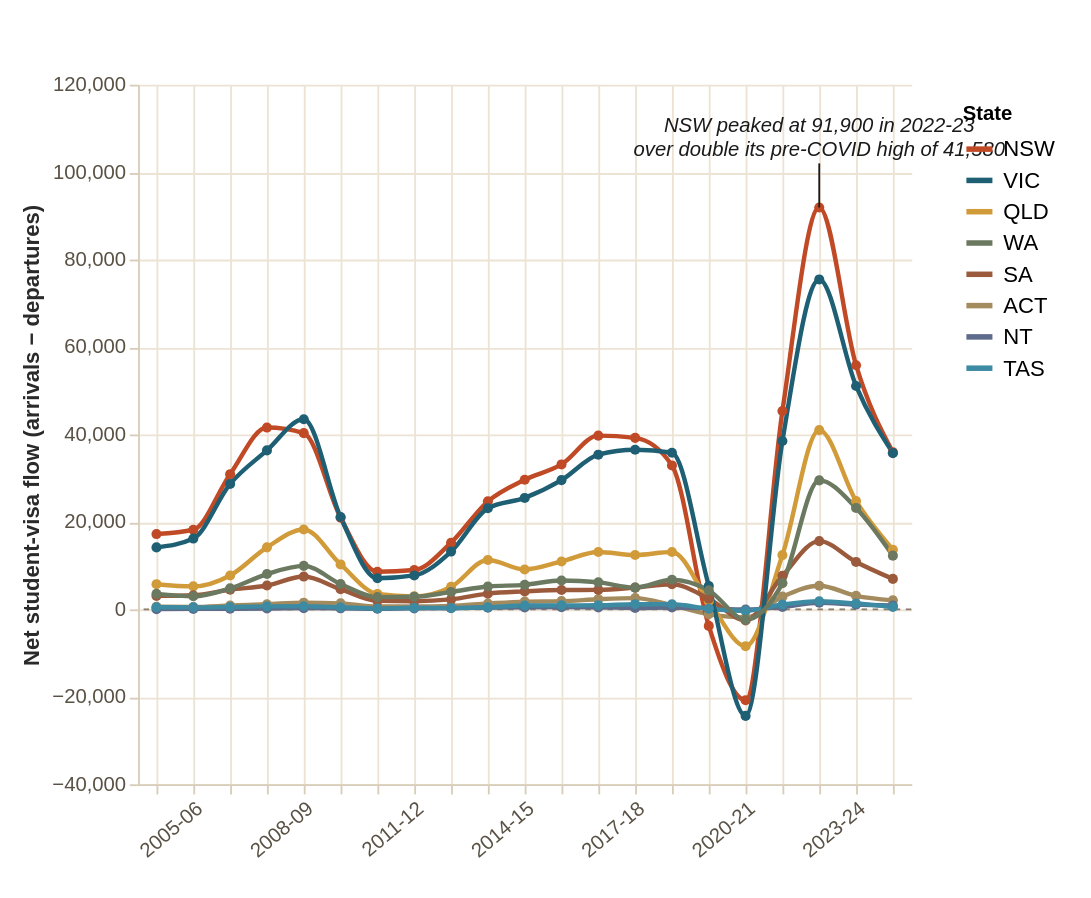

Write a Vega-Lite specification for this figure.
### Vega-Lite specification from a JSON file in a GitHub repository (floating-point values rounded to 4 significant figures; data arrays with more than 128 entries replaced by an {"elided": "..."} marker saying what was removed)
{"$schema": "https://vega.github.io/schema/vega-lite/v5.json", "description": "Net student-visa migration by state, 2004-05 to 2024-25. One line per state shows how international-student inflows collapsed during COVID and rebounded post-2022, concentrated in New South Wales and Victoria. Combines the eight state-level visa CSVs.", "width": "container", "height": 380, "background": "transparent", "padding": {"left": 10, "right": 10, "top": 40, "bottom": 20}, "config": {"view": {"stroke": null}, "axis": {"labelFont": "Inter Tight, sans-serif", "titleFont": "Inter Tight, sans-serif", "labelFontSize": 11, "titleFontSize": 12, "labelColor": "#5a5145", "titleColor": "#2a2a2a", "grid": true, "gridColor": "#ece3d4", "domainColor": "#d8cdb8", "tickColor": "#d8cdb8"}, "legend": {"labelFont": "Inter Tight, sans-serif", "titleFont": "Inter Tight, sans-serif", "labelFontSize": 12, "titleFontSize": 11, "orient": "right", "symbolType": "stroke", "symbolStrokeWidth": 3, "symbolSize": 200, "padding": 10}, "font": "Inter Tight, sans-serif"}, "data": {"values": {"elided": "168 records"}}, "transform": [{"calculate": "datum.year + '-' + slice(toString(datum.year + 1), 2, 4)", "as": "fy"}], "layer": [{"data": {"values": [{"y": 0}]}, "mark": {"type": "rule", "color": "#8b7e6c", "strokeDash": [3, 3], "strokeWidth": 1}, "encoding": {"y": {"field": "y", "type": "quantitative"}}}, {"mark": {"type": "line", "interpolate": "monotone", "strokeWidth": 2.4, "point": {"size": 30, "filled": true}}, "encoding": {"x": {"field": "year", "type": "ordinal", "axis": {"title": null, "labelExpr": "isNumber(datum.value) && datum.value > 2000 && datum.value % 3 === 1 ? datum.value + '-' + slice(toString(datum.value + 1), 2, 4) : ''", "labelAngle": -40}}, "y": {"field": "net_students", "type": "quantitative", "scale": {"domain": [-30000, 115000]}, "axis": {"title": "Net student-visa flow (arrivals − departures)", "format": ",.0f"}}, "color": {"field": "state_code", "type": "nominal", "scale": {"domain": ["NSW", "VIC", "QLD", "WA", "SA", "ACT", "NT", "TAS"], "range": ["#c14a26", "#1e5f74", "#d29b3a", "#6b7960", "#9c5a3d", "#a48b5e", "#5e6b8a", "#3d8aa3"]}, "legend": {"title": "State"}}, "tooltip": [{"field": "state", "type": "nominal", "title": "State"}, {"field": "fy", "type": "nominal", "title": "Year"}, {"field": "arrivals", "type": "quantitative", "title": "Arrivals", "format": ","}, {"field": "departures", "type": "quantitative", "title": "Departures", "format": ","}, {"field": "net_students", "type": "quantitative", "title": "Net students", "format": "+,"}]}}, {"data": {"values": [{"year": 2022, "y_start": 91900, "y_end": 102000}]}, "mark": {"type": "rule", "color": "#1a1a1a", "strokeWidth": 1}, "encoding": {"x": {"field": "year", "type": "ordinal"}, "y": {"field": "y_start", "type": "quantitative"}, "y2": {"field": "y_end"}}}, {"data": {"values": [{"year": 2022, "y": 102000, "label": "NSW peaked at 91,900 in 2022-23|over double its pre-COVID high of 41,580"}]}, "mark": {"type": "text", "fontStyle": "italic", "fontSize": 11, "color": "#1a1a1a", "dy": -20, "fontWeight": 500, "align": "center", "lineBreak": "|"}, "encoding": {"x": {"field": "year", "type": "ordinal"}, "y": {"field": "y", "type": "quantitative"}, "text": {"field": "label"}}}]}
